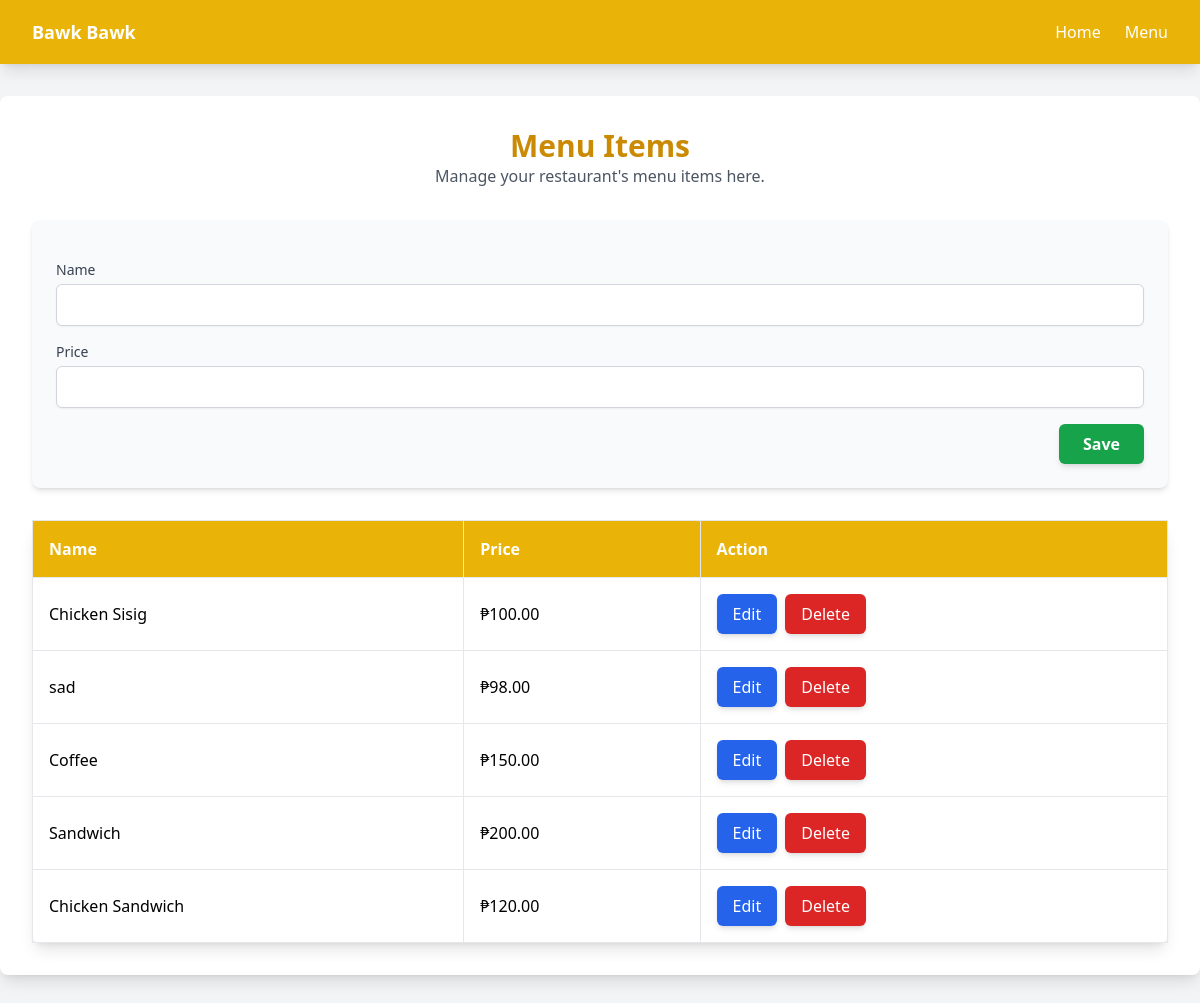
The page /menulist/ on the database as committed earlier.
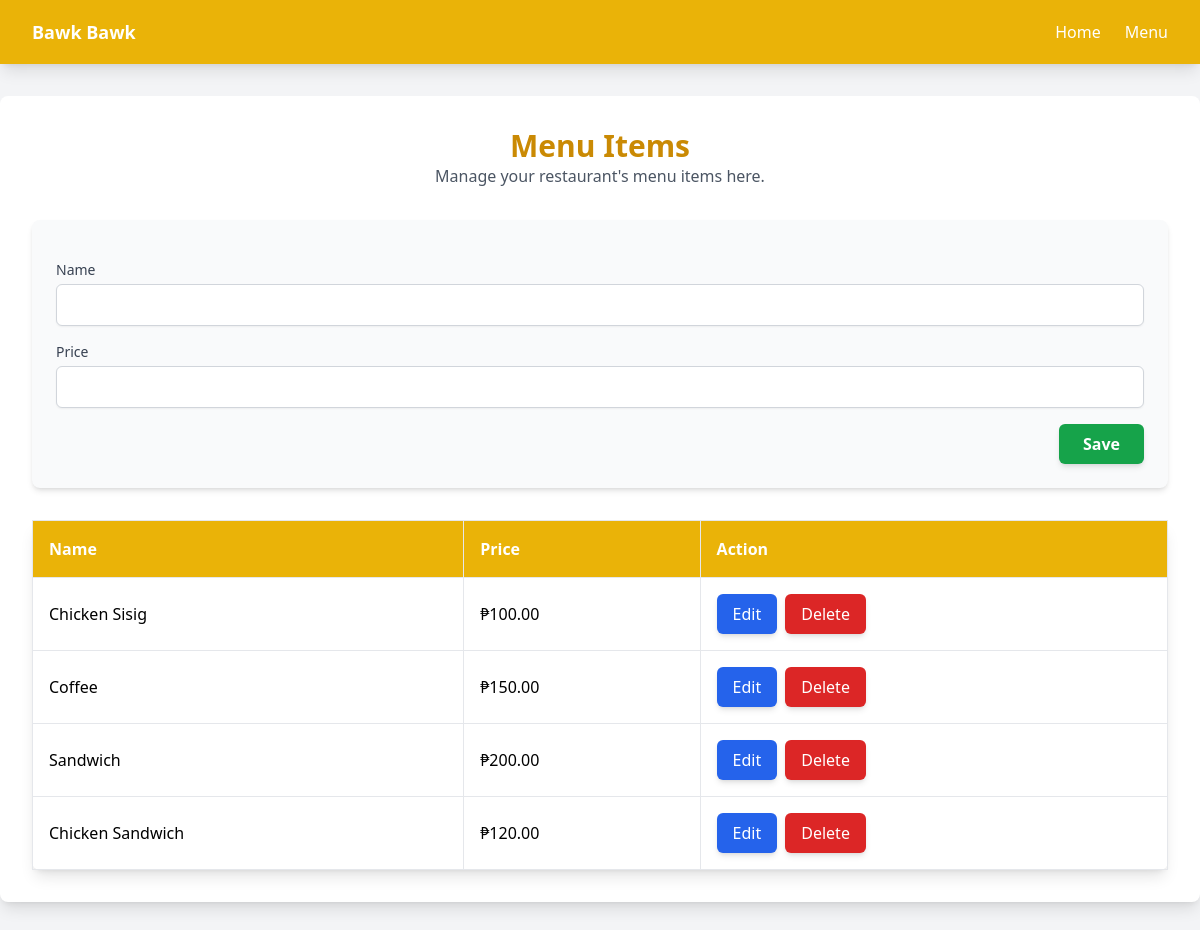
The same page on the database as committed later.
### sales_list/models.py (models this page shows, shortened)
class MenuItem(models.Model):
    name = models.CharField(max_length=255)
    price = models.DecimalField(max_digits=10, decimal_places=2)

### sales_list/views.py (the view)
# urls.py: path('menulist/', sales.menu_list, name='menu_list'),
def menu_list(request):
    if request.method == 'POST':
        form = MenuForm(request.POST)
        if form.is_valid():
            form.save()
    all_items = MenuItem.objects.all()
    context = {
        'all_items': all_items,
    }
    return render(request, 'menulist.html', context)

### sales_list/templates/menulist.html (shortened to what this page needs)
{% extends 'base.html' %}
{% block content %}
<div class="bg-white p-8 rounded-lg shadow-lg">
    <div class="text-center mb-8">
        <h2 class="text-3xl font-bold text-yellow-600">Menu Items</h2>
        <p class="text-gray-600">Manage your restaurant's menu items here.</p>
    </div>
    <div class="bg-gray-50 p-6 rounded-lg shadow-md mb-8">
        <form method="POST" class="space-y-4">
            <div>
                <label for="name" class="block text-sm font-medium text-gray-700">Name</label>
                <input type="text" name="name" id="name" value="{{ item_to_edit.name|default:'' }}"
                    class="mt-1 block w-full p-2 border border-gray-300 rounded-md shadow-sm focus:ring-yellow-500 focus:border-yellow-500">
            </div>
            <div>
                <label for="price" class="block text-sm font-medium text-gray-700">Price</label>
                <input type="number" name="price" id="price" value="{{ item_to_edit.price|default:'' }}"
                    class="mt-1 block w-full p-2 border border-gray-300 rounded-md shadow-sm focus:ring-yellow-500 focus:border-yellow-500">
            </div>
            <div class="text-right">
                <button type="submit" class="px-6 py-2 bg-green-600 text-white font-bold rounded-md shadow-md hover:bg-green-700">
                    {% if item_to_edit %} Update {% else %} Save {% endif %}
                </button>
            </div>
        </form>
    </div>
    <div>
        <table class="min-w-full table-auto border-collapse border border-gray-200 shadow-lg rounded-lg">
            <thead class="bg-yellow-500 text-white">
                <tr>
                    <th class="border p-4 text-left">Name</th>
                    <th class="border p-4 text-left">Price</th>
                    <th class="border p-4 text-left">Action</th>
                </tr>
            </thead>
            <tbody>
                {% for item in all_items %}
                <tr class="hover:bg-yellow-100">
                    <td class="border p-4">{{ item.name }}</td>
                    <td class="border p-4">₱{{ item.price }}</td>
                    <td class="border p-4">
                        <div class="flex space-x-2">
                            <a href="{% url 'edit_menu_item' item.id %}"
                               class="px-4 py-2 bg-blue-600 text-white font-medium rounded-md shadow-md hover:bg-blue-700">Edit</a>
                            <a href="{% url 'delete_menu_item' item.id %}"
                               class="px-4 py-2 bg-red-600 text-white font-medium rounded-md shadow-md hover:bg-red-700">Delete</a>
                        </div>
                    </td>
                </tr>
                {% endfor %}
            </tbody>
        </table>
    </div>
</div>
{% endblock %}

Rows that differ between the two databases and show on the page:
removed MenuItem: name "sad", price "98.00"
